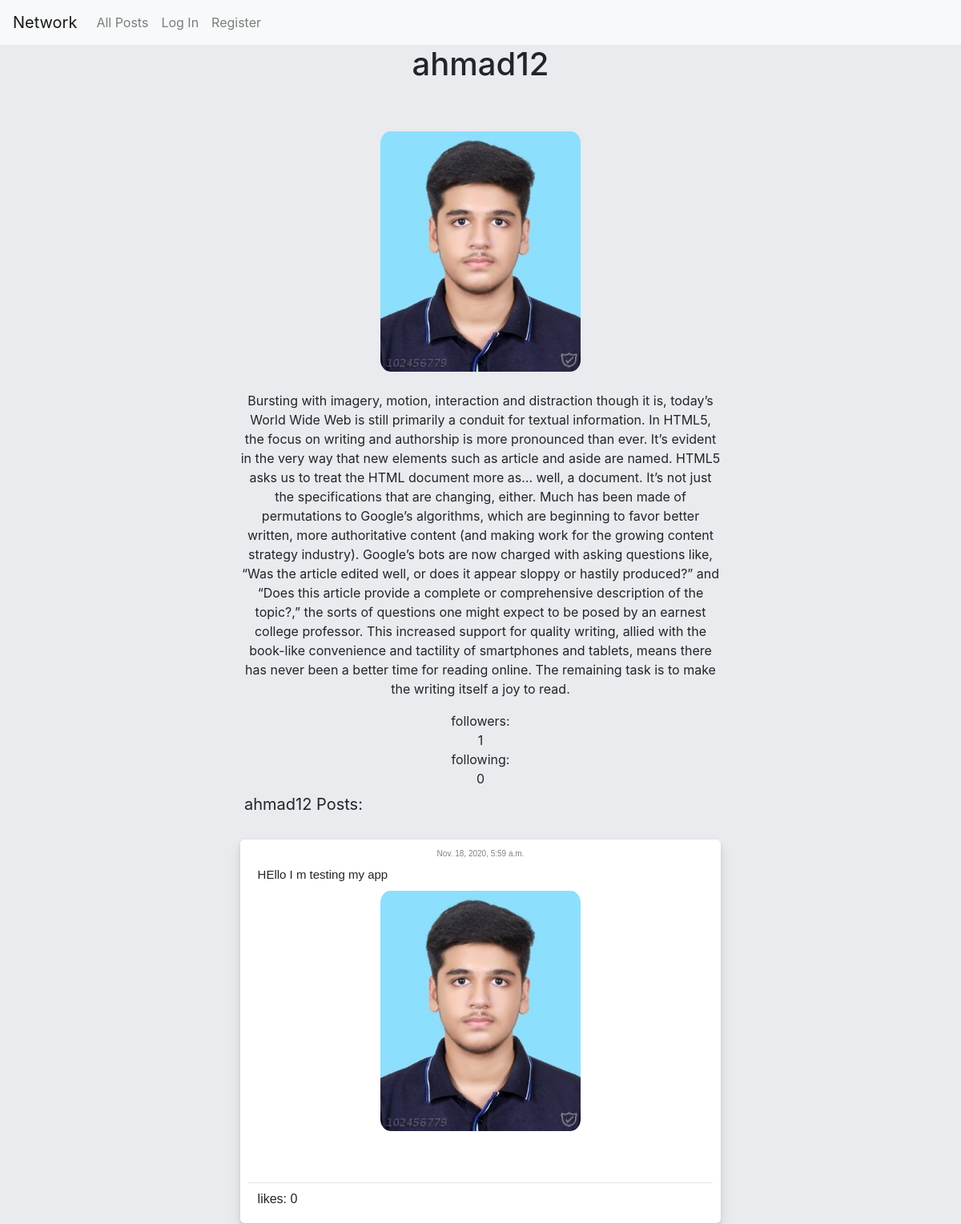
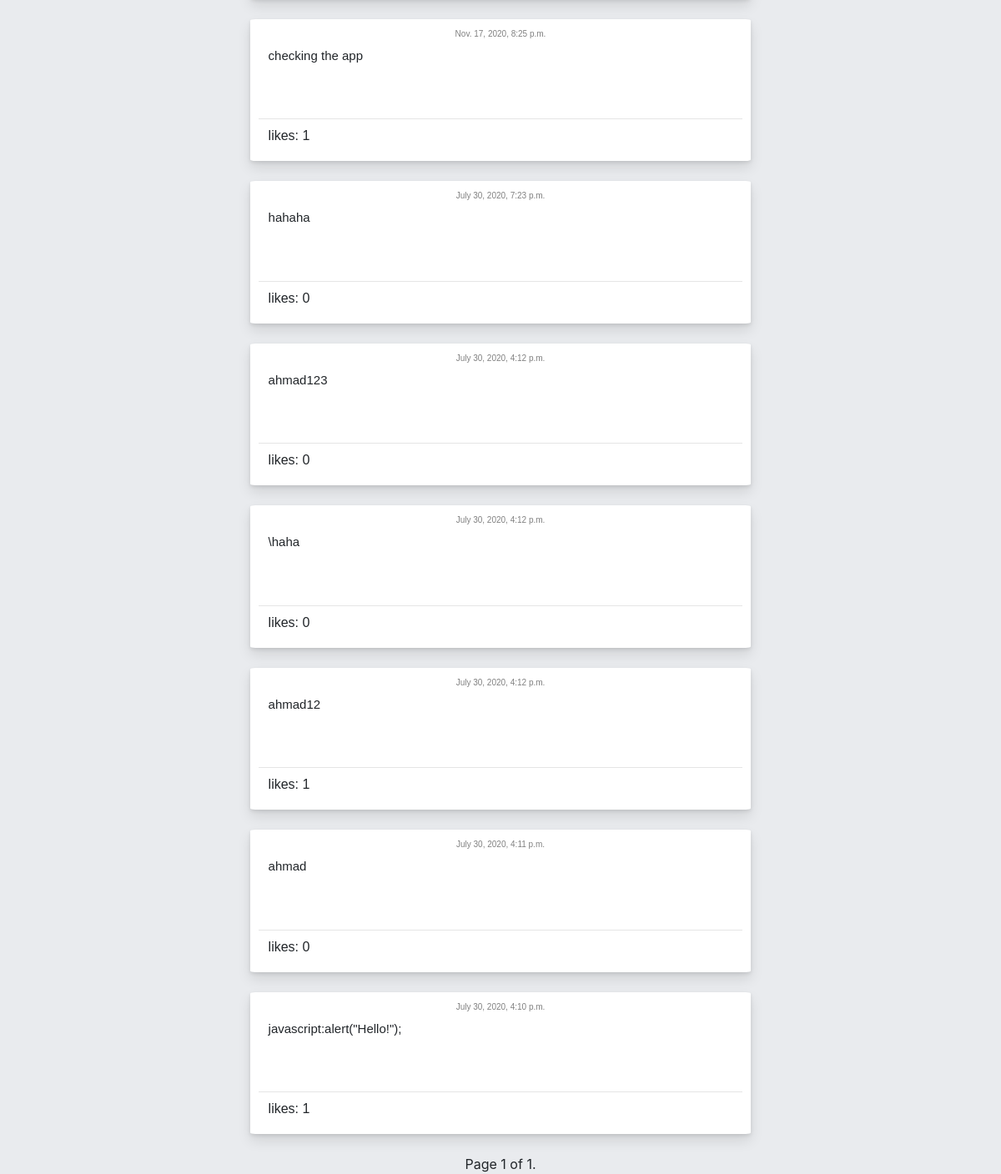
The app's page /profile/1 with its own data (2 pictures, top to bottom).
### network/models.py (models this page shows)
class User(AbstractUser):
    follower = models.IntegerField(default=0)
    user_image = models.ImageField(null=True,blank=True,upload_to="user_profile_images/")
    user_description = models.TextField(null=True)

class posts(models.Model):
    User = models.ForeignKey(User,on_delete=models.CASCADE,related_name="User")
    content = models.TextField()
    likes = models.IntegerField(default=0)
    post_image = models.ImageField(null=True,blank=True,upload_to="images/")
    timestamp = models.DateTimeField(auto_now_add=True)

### network/views.py (the view, shortened to what this page needs)
# urls.py: path("profile/<str:id>", views.profile, name="profile"),
def profile(request,id):
    if request.method=="GET":
        data = User.objects.get(id=id)
        fkx = True
        if not followers.objects.filter(User_id=id,follower_id=request.user.id):
            fkx = False
        else:
            fkx = True
        post = posts.objects.filter(User_id=id).order_by('-id')
        paginator = Paginator(post, 10)
        page_number = request.GET.get('page')
        page_obj = paginator.get_page(page_number)
        following = followers.objects.filter(follower_id=id)
        followingx = len(following)
        follow = followers.objects.filter(User_id=id)
        followx = len(follow)
        lik=None
        if request.user.is_authenticated:
            lik = likes.objects.filter(User_id=request.user.id)
        return render(request, "network/profile.html",{
            "posts":page_obj,
            "userx": data,
            "name": data.username,
            "following": followingx,
            "followers": followx,
            "image":data.user_image,
            "id": int(id),
            "fkx":fkx,
            "likes":lik,
        })

### network/templates/network/profile.html (shortened to what this page needs)
{% extends "network/layout.html" %}
{% block body %}
    <h1>{{ name }}</h1>
    {% if image %}
        <img id="user_image" src="{{ image.url }}" />
    {% endif %}
    {% ifequal id user.id %}
    {% else %}
    <div id="description_div" style="margin-top:2%;">
        {% if userx.user_description %}
        <p id="description">{{userx.user_description}}</p>
        {% endif %}
    {% endifequal %}
    <div id="followersx">
        followers:
        <div id="follo">{{ followers }}</div>
    </div>
    <div id="followingx">
        following:
        <div id="follok">{{ following }}</div>
    </div>
    <label id="hkj">{{ name }} Posts:</label>
</div>
    {% for post in posts %}
    <div class="post">
        <div class="nk">
        <label class="time">{{ post.timestamp }}</label>
        <label class="content">{{ post.content }}</label>
        {% if post.post_image %}
        <img id="image" src="{{ post.post_image.url }}"/>
        {% endif %}
        <hr>
        <div class="like2">
            <a id="like2">likes:</a>
            <label class="likes">{{ post.likes }}</label>
        </div>
        {% if user.is_authenticated %}
        {% ifequal post.User_id user.id %}
            <button class="edit btn btn-primary btn-sm">Edit</button>
        </div>
    </div>
        <div class="Newx">
            <form class="newpost" enctype="multipart/form-data">
                {% csrf_token %}
                <textarea class="tx" cols="100" rows="5" placeholder="Edit your Post" name="content">{{ post.content }}</textarea>
                <input type="file" id="myFile" name="post_image2" accept="image/*" id="id_post_image2">
                <input type="submit"  class="submitxc btn btn-primary" value="Save">
                <input type="submit"  class="submitv btn btn-primary" value="Cancel">
                <input type="hidden"  class="submitxv" value="{{post.id}}">
            </form>
        </div>
        {% else %}
        </div>
    </div>
        {% endifequal %}
        {% else %}
    </div>
    {% endif %}
    </div>
    {% empty %}
    No Posts at the moment
    {% endfor %}
    <div class="pagination">
        <span class="step-links">
            <span class="current">
                Page {{ posts.number }} of {{ posts.paginator.num_pages }}.
            </span>
        </span>
    </div>
{% endblock %}

### network/templates/network/layout.html (shortened to what this page needs)
{% load static %}
<!DOCTYPE html>
<html lang="en">
    <head>
        <link rel="stylesheet" href="{% static 'network/bootstrap.min.css' %}">
        <link href="{% static 'network/styles.css' %}" rel="stylesheet">
    </head>
    <body>
        <nav class="navbar navbar-expand-lg navbar-light bg-light">
            <a class="navbar-brand" href="#">Network</a>
            <div>
              <ul class="navbar-nav mr-auto">
                <li class="nav-item">
                  <a class="nav-link" href="{% url 'index' %}">All Posts</a>
                </li>
                {% if user.is_authenticated %}
                    <li class="nav-item">
                        <a class="nav-link" href="{% url 'following' %}">Following</a>
                    </li>
                    <li class="nav-item">
                        <a class="nav-link" href="{% url 'logout' %}">Log Out</a>
                    </li>
                {% else %}
                    <li class="nav-item">
                        <a class="nav-link" href="{% url 'login' %}">Log In</a>
                    </li>
                    <li class="nav-item">
                        <a class="nav-link" href="{% url 'register' %}">Register</a>
                    </li>
                {% endif %}
              </ul>
            </div>
          </nav>
        <div class="body">
            {% block body %}
            {% endblock %}
        </div>
    </body>
</html>

### network/static/network/styles.css (style rules this page uses)
html,body { height: 100%; }
body { background-color: #e9ebee; }
.post { border-radius: 1%; box-shadow: 0 2px 4px rgba(0, 0, 0, .1), 0 8px 16px rgba(0, 0, 0, .1); margin-top: 10px; padding: 10px; font-family: sans-serif; width: 50%; text-align: center; background-color: white; margin:0 auto; margin-bottom: 2%; margin-top: 2%; }
.post .time { display: block; font-size: 10px; color: gray; }
.post .content { display: block; font-size: 15px; text-align: justify; margin-left: 2%; margin-right: 2%; }
.like2 { text-align: justify; margin-left: 2%; }
#hkj { font-size: 20px; margin: 5px; }
#user_image { display: block; margin: 0 auto; height: 300px; width: auto; border-radius: 5%; }
#description { text-align:center; }
#description_div { margin:0 auto; width: 50%; }
#followers,#followersx,#following,#followingx { text-align: center; display: block; }
#image { display: block; margin: 0 auto; height: 300px; width: auto; border-radius: 5%; }
.pagination { display: block; text-align: center; margin-bottom: 2%; margin-bottom: 2%; }
hr { margin-top: 4rem; margin-bottom: 0.5rem; }
h1 { text-align: center; margin-bottom: 5%; }

### records on screen
User: username "ahmad12", user_description "Bursting with imagery, motion, interaction and distraction though it is, today’s World Wide Web is still primarily a conduit for textual information. In HTML5, the focus on writing and authorship is more pronounced than ever. It’s evident in the very way that new elements such as article and aside are named. HTML5 asks us to treat the HTML document more as… well, a document. It’s not just the specifications that are changing, either. Much has been made of permutations to Google’s algorithms, which are beginning to favor better written, more authoritative content (and making work for the growing content strategy industry). Google’s bots are now charged with asking questions like, “Was the…"
posts: timestamp "Nov. 18, 2020, 5:59 a.m.", content "HEllo I m testing my app", post_image (picture), likes "0"
posts: timestamp "Nov. 17, 2020, 8:25 p.m.", content "checking the app", likes "1"
posts: timestamp "July 30, 2020, 7:23 p.m.", content "hahaha", likes "0"
posts: timestamp "July 30, 2020, 4:12 p.m.", content "ahmad123", likes "0"
posts: timestamp "July 30, 2020, 4:12 p.m.", content "\\haha", likes "0"
posts: timestamp "July 30, 2020, 4:12 p.m.", content "ahmad12", likes "1"
posts: timestamp "July 30, 2020, 4:11 p.m.", content "ahmad", likes "0"
posts: timestamp "July 30, 2020, 4:10 p.m.", content "javascript:alert(\"Hello!\");", likes "1"

### other values on screen
{{ followers }} "1"
{{ following }} "0"
{{ posts.number }} "1"
{{ posts.paginator.num_pages }} "1"
